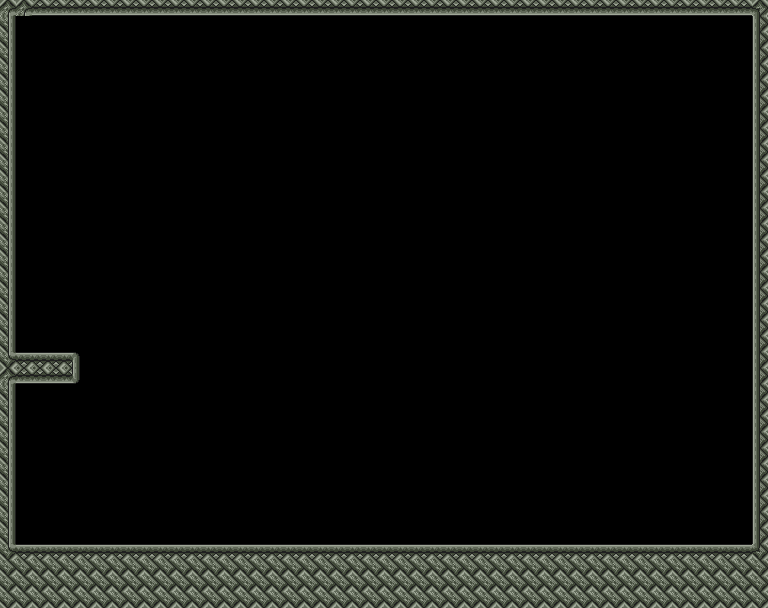

This game map was drawn from its Tiled (.tmx) file and the tilesets committed beside it. A one-line description and the trimmed map source follow:
An orthogonal 48x38 tile map with 16x16 px tiles, 1 tile layer (collision), 19 tilesets and 2 objects.

<map version="1.5" tiledversion="1.5.0" orientation="orthogonal" renderorder="right-down" width="48" height="38" tilewidth="16" tileheight="16" infinite="0" nextlayerid="14" nextobjectid="159">
 <properties>
  <property name="collision" type="bool" value="true" />
 </properties>
 <tileset firstgid="1" name="Background" tilewidth="16" tileheight="16" tilecount="1080" columns="72">
  <image source="../images/desert.png" trans="ff00ff" width="1152" height="240" />
 </tileset>
 <tileset firstgid="1081" name="Link" tilewidth="44" tileheight="49" spacing="5" tilecount="33" columns="3">
  <image source="../images/link.png" trans="ff00ff" width="144" height="600" />
  <tile id="0">
   <properties>
    <property name="Class" value="Link" />
   </properties>
  </tile>
 </tileset>
 <tileset firstgid="1114" name="Armos" tilewidth="44" tileheight="48" spacing="1" margin="2" tilecount="6" columns="3">
  <image source="../images/armos.png" trans="ff00ff" width="143" height="99" />
  <tile id="0">
   <properties>
    <property name="Class" value="Armos" />
   </properties>
  </tile>
  <tile id="1">
   <properties>
    <property name="Class" value="Armos" />
   </properties>
  </tile>
  <tile id="2">
   <properties>
    <property name="Class" value="Armos" />
   </properties>
  </tile>
  <tile id="3">
   <properties>
    <property name="Class" value="Armos" />
   </properties>
  </tile>
  <tile id="4">
   <properties>
    <property name="Class" value="Armos" />
   </properties>
  </tile>
 </tileset>
 <tileset firstgid="1120" name="Key" tilewidth="19" tileheight="12" tilecount="4" columns="4">
  <image source="../images/key.png" trans="ff00ff" width="79" height="12" />
  <tile id="0">
   <properties>
    <property name="Class" value="Key" />
   </properties>
  </tile>
  <tile id="1">
   <properties>
    <property name="Class" value="Key" />
   </properties>
  </tile>
  <tile id="2">
   <properties>
    <property name="Class" value="Key" />
   </properties>
  </tile>
  <tile id="3">
   <properties>
    <property name="Class" value="Key" />
   </properties>
  </tile>
 </tileset>
 <tileset firstgid="1124" name="Door" tilewidth="6" tileheight="48" tilecount="1" columns="1">
  <image source="../images/door.png" trans="ff00ff" width="6" height="48" />
  <tile id="0">
   <properties>
    <property name="Class" value="Door" />
   </properties>
  </tile>
 </tileset>
 <tileset firstgid="1125" name="Triforce" tilewidth="15" tileheight="16" tilecount="5" columns="5">
  <image source="../images/triforce.png" trans="ff00ff" width="75" height="16" />
  <tile id="0">
   <properties>
    <property name="Class" value="Triforce" />
   </properties>
  </tile>
  <tile id="1">
   <properties>
    <property name="Class" value="Triforce" />
   </properties>
  </tile>
  <tile id="2">
   <properties>
    <property name="Class" value="Triforce" />
   </properties>
  </tile>
  <tile id="3">
   <properties>
    <property name="Class" value="Triforce" />
   </properties>
  </tile>
  <tile id="4">
   <properties>
    <property name="Class" value="Triforce" />
   </properties>
  </tile>
 </tileset>
 <tileset firstgid="1130" name="Stalfos" tilewidth="43" tileheight="48" tilecount="6" columns="3">
  <image source="../images/stalfos.png" trans="ff00ff" width="139" height="100" />
  <tile id="0">
   <properties>
    <property name="Class" value="Stalfos" />
   </properties>
  </tile>
  <tile id="1">
   <properties>
    <property name="Class" value="Stalfos" />
   </properties>
  </tile>
  <tile id="2">
   <properties>
    <property name="Class" value="Stalfos" />
   </properties>
  </tile>
  <tile id="3">
   <properties>
    <property name="Class" value="Stalfos" />
   </properties>
  </tile>
  <tile id="4">
   <properties>
    <property name="Class" value="Stalfos" />
   </properties>
  </tile>
  <tile id="5">
   <properties>
    <property name="Class" value="Stalfos" />
   </properties>
  </tile>
 </tileset>
 <tileset firstgid="1136" name="Moblin" tilewidth="52" tileheight="56" tilecount="24" columns="4">
  <image source="../images/moblin.png" trans="ff00ff" width="218" height="338" />
  <tile id="0">
   <properties>
    <property name="Class" value="Moblin" />
   </properties>
  </tile>
  <tile id="1">
   <properties>
    <property name="Class" value="Moblin" />
   </properties>
  </tile>
  <tile id="2">
   <properties>
    <property name="Class" value="Moblin" />
   </properties>
  </tile>
  <tile id="3">
   <properties>
    <property name="Class" value="Moblin" />
   </properties>
  </tile>
  <tile id="4">
   <properties>
    <property name="Class" value="Moblin" />
   </properties>
  </tile>
  <tile id="5">
   <properties>
    <property name="Class" value="Moblin" />
   </properties>
  </tile>
  <tile id="6">
   <properties>
    <property name="Class" value="Moblin" />
   </properties>
  </tile>
  <tile id="7">
   <properties>
    <property name="Class" value="Moblin" />
   </properties>
  </tile>
  <tile id="8">
   <properties>
    <property name="Class" value="Moblin" />
   </properties>
  </tile>
  <tile id="9">
   <properties>
    <property name="Class" value="Moblin" />
   </properties>
  </tile>
  <tile id="10">
   <properties>
    <property name="Class" value="Moblin" />
   </properties>
  </tile>
  <tile id="11">
   <properties>
    <property name="Class" value="Moblin" />
   </properties>
  </tile>
  <tile id="12">
   <properties>
    <property name="Class" value="Moblin" />
   </properties>
  </tile>
  <tile id="13">
   <properties>
    <property name="Class" value="Moblin" />
   </properties>
  </tile>
  <tile id="14">
   <properties>
    <property name="Class" value="Moblin" />
   </properties>
  </tile>
  <tile id="15">
   <properties>
    <property name="Class" value="Moblin" />
   </properties>
  </tile>
  <tile id="16">
   <properties>
    <property name="Class" value="Moblin" />
   </properties>
  </tile>
  <tile id="17">
   <properties>
    <property name="Class" value="Moblin" />
   </properties>
  </tile>
  <tile id="18">
   <properties>
    <property name="Class" value="Moblin" />
   </properties>
  </tile>
  <tile id="19">
   <properties>
    <property name="Class" value="Moblin" />
   </properties>
  </tile>
  <tile id="20">
   <properties>
    <property name="Class" value="Moblin" />
   </properties>
  </tile>
  <tile id="21">
   <properties>
    <property name="Class" value="Moblin" />
   </properties>
  </tile>
  <tile id="22">
   <properties>
    <property name="Class" value="Moblin" />
   </properties>
  </tile>
  <tile id="23">
   <properties>
    <property name="Class" value="Moblin" />
   </properties>
  </tile>
 </tileset>
 <tileset firstgid="1160" name="HeartContainer" tilewidth="15" tileheight="13" spacing="5" tilecount="4" columns="4">
  <image source="../images/heartContainer.png" trans="ff00ff" width="76" height="13" />
  <tile id="0">
   <properties>
    <property name="Class" value="HeartContainer" />
   </properties>
  </tile>
  <tile id="1">
   <properties>
    <property name="Class" value="HeartContainer" />
   </properties>
  </tile>
  <tile id="2">
   <properties>
    <property name="Class" value="HeartContainer" />
   </properties>
  </tile>
  <tile id="3">
   <properties>
    <property name="Class" value="HeartContainer" />
   </properties>
  </tile>
 </tileset>
 <tileset firstgid="1164" name="TileSet2" tilewidth="16" tileheight="16" tilecount="400" columns="20">
  <image source="../images/tileset2.png" trans="ff00ff" width="320" height="320" />
 </tileset>
 <tileset firstgid="1564" name="Shield" tilewidth="24" tileheight="24" tilecount="1" columns="1">
  <image source="../images/shield.png" width="24" height="24" />
  <tile id="0">
   <properties>
    <property name="Class" value="Shield" />
   </properties>
  </tile>
 </tileset>
 <tileset firstgid="1565" name="Water" tilewidth="16" tileheight="15" tilecount="4" columns="4">
  <properties>
   <property name="Class" value="Water" />
  </properties>
  <image source="../images/waterFrames.png" width="68" height="15" />
  <tile id="0">
   <properties>
    <property name="Class" value="Water" />
   </properties>
  </tile>
  <tile id="1">
   <properties>
    <property name="Class" value="Water" />
   </properties>
  </tile>
  <tile id="2">
   <properties>
    <property name="Class" value="Water" />
   </properties>
  </tile>
  <tile id="3">
   <properties>
    <property name="Class" value="Water" />
   </properties>
  </tile>
 </tileset>
 <tileset firstgid="1569" name="Ruby" tilewidth="16" tileheight="16" tilecount="3" columns="3">
  <image source="../images/rupeeFrames.png" width="48" height="16" />
  <tile id="0">
   <properties>
    <property name="Class" value="Ruby" />
   </properties>
  </tile>
  <tile id="1">
   <properties>
    <property name="Class" value="Ruby" />
   </properties>
  </tile>
  <tile id="2">
   <properties>
    <property name="Class" value="Ruby" />
   </properties>
  </tile>
 </tileset>
 <tileset firstgid="1572" name="Helmet" tilewidth="21" tileheight="10" tilecount="1" columns="1">
  <image source="../images/helmet.png" width="21" height="10" />
  <tile id="0">
   <properties>
    <property name="Class" value="Helmet" />
   </properties>
  </tile>
 </tileset>
 <tileset firstgid="1573" name="Book" tilewidth="24" tileheight="24" tilecount="1" columns="1">
  <image source="../images/book.png" width="24" height="24" />
  <tile id="0">
   <properties>
    <property name="Class" value="Book" />
   </properties>
  </tile>
 </tileset>
 <tileset firstgid="1574" name="Gauntlet" tilewidth="17" tileheight="23" tilecount="1" columns="1">
  <image source="../images/gauntlet.png" width="17" height="23" />
  <tile id="0">
   <properties>
    <property name="Class" value="Gauntlet" />
   </properties>
  </tile>
 </tileset>
 <tileset firstgid="1575" name="Militron" tilewidth="42" tileheight="55" tilecount="6" columns="3">
  <image source="../images/militron.png" width="130" height="116" />
  <tile id="0">
   <properties>
    <property name="Class" value="Militron" />
   </properties>
  </tile>
  <tile id="1">
   <properties>
    <property name="Class" value="Militron" />
   </properties>
  </tile>
  <tile id="2">
   <properties>
    <property name="Class" value="Militron" />
   </properties>
  </tile>
  <tile id="3">
   <properties>
    <property name="Class" value="Militron" />
   </properties>
  </tile>
  <tile id="4">
   <properties>
    <property name="Class" value="Militron" />
   </properties>
  </tile>
  <tile id="5">
   <properties>
    <property name="Class" value="Militron" />
   </properties>
  </tile>
 </tileset>
 <tileset firstgid="1581" name="Acheman" tilewidth="42" tileheight="33" tilecount="2" columns="2">
  <image source="../images/acheman.png" trans="ff00ff" width="86" height="33" />
  <tile id="0">
   <properties>
    <property name="Class" value="Acheman" />
   </properties>
  </tile>
  <tile id="1">
   <properties>
    <property name="Class" value="Acheman" />
   </properties>
  </tile>
 </tileset>
 <tileset firstgid="1583" name="Ganon" tilewidth="60" tileheight="56" tilecount="6" columns="3">
  <image source="../images/ganon.png" trans="ff00ff" width="207" height="117" />
  <tile id="0">
   <properties>
    <property name="Class" value="Ganon" />
   </properties>
  </tile>
 </tileset>
 <layer id="2" name="collision" width="48" height="38">
  <properties>
   <property name="collision" type="bool" value="true" />
  </properties>
  <data>[1824 cells, 314 non-empty, 11 distinct tile ids]</data>
 </layer>
 <objectgroup id="11" name="Enemies">
  <object id="158" gid="1583" x="365.333" y="534" width="60" height="56" />
 </objectgroup>
 <objectgroup id="12" name="Items" />
 <objectgroup id="8" name="Player">
  <object id="157" gid="1081" x="20.3333" y="349.333" width="44" height="49" />
 </objectgroup>
</map>
